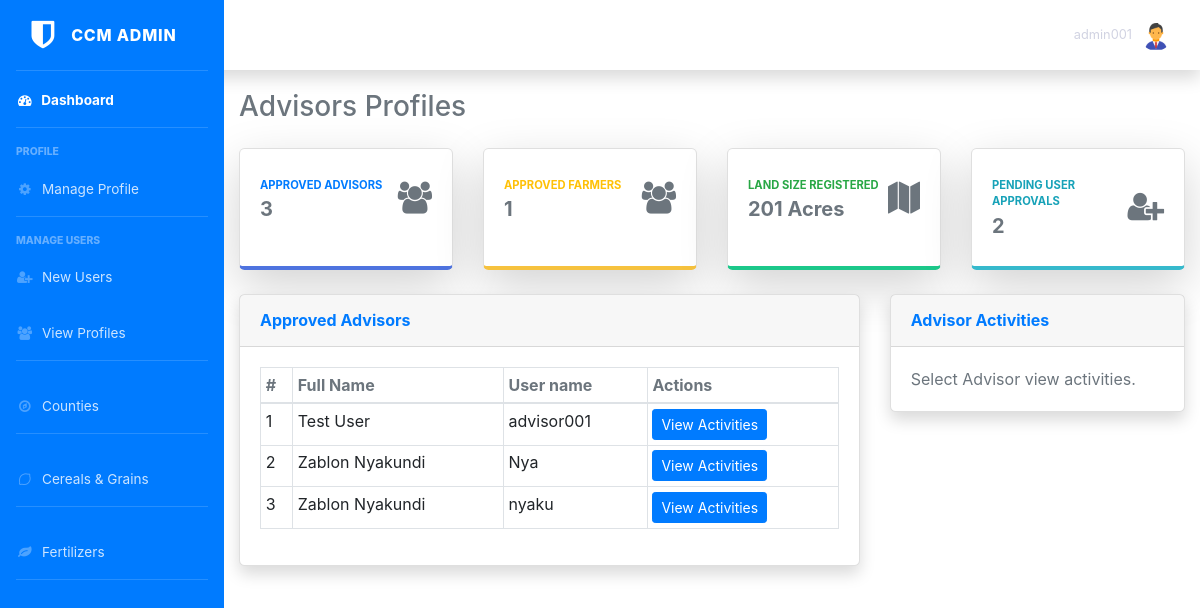
The page /admin/a_advisors.php (signed in) on the database its author committed.
### tables this page shows
CREATE TABLE `ccm_advisors` (
  `id` int NOT NULL AUTO_INCREMENT,
  `fullname` varchar(255) NOT NULL,
  `username` varchar(64) NOT NULL,
  `email` varchar(255) NOT NULL,
  `password` varchar(255) NOT NULL,
  `approved` int NOT NULL DEFAULT '0',
  PRIMARY KEY (`id`)
);

### admin/a_advisors.php (the view, shortened to what this page needs)
<?php
require_once '../includes/config.php';
?>
<!DOCTYPE html>
<html lang="en">
  <head>
    <?php include '../head.php'; ?>
    <link rel="stylesheet" href="../css/dashboard.css">
  </head>
  <body>
    <div class="d-flex">
      <?php include 'menu.php'; ?>
      <div class="container-fluid pt-9">
        <div class="d-sm-flex align-items-center justify-content-between mb-4">
          <h1 class="h3 mb-0 text-secondary">Advisors Profiles</h1>
        </div>
        <?php include 'summary.php'; ?>
        <div class="row">
          <div class="col-xl-8 col-lg-7">
            <div class="card shadow mb-4">
              <div class="card-header py-3 d-flex flex-row align-items-center justify-content-between">
                <h6 class="m-0 font-weight-bold text-primary">Approved Advisors</h6>
              </div>
              <div class="card-body">
                <?php
              $sql = "SELECT ccm_advisors.id As advisor, fullname, username\n"
                . "FROM ccm_advisors \n"
                . "WHERE approved = ?";
              if ($stmt = $conn->prepare($sql)) {
                $stmt->bind_param("i", $param_approved);
                if ($stmt->execute()) {
                  $result = $stmt->get_result();
                  if ($result->num_rows > 0) {
                    echo "<div class='table-responsive'>";
                    echo "<table class='table table-bordered table-sm'>";
                    echo "<thead class='text-secondary'>";
                    echo "<tr>";
                    echo "<th scope='col'>#</th>
                          <th scope='col'>Full Name</th>
                          <th scope='col'>User name</th>
                          <th scope='col'>Actions</th>
                          ";
                    echo "</tr>";
                    echo "</thead>";
                    echo "<tbody>";
                    $n = 1;
                    while ($row = $result->fetch_array()) {
                      echo "<tr>";
                      echo "<td>" . $n . "</td>";
                      echo "<td>" . $row['fullname'] . "</td>";
                      echo "<td>" . $row['username'] . "</td>";
                      echo "<td><a class='btn btn-primary btn-sm' href='a_advisors.php?admin=" . $_GET['admin'] . "&advisor=" . $row['advisor'] . "&name=" . $row['fullname'] . "'>View Activities</a></td>";
                      echo "</tr>";
                      $n++;
                    }
                    echo "</tbody></table>";
                    echo "</div>";
                  } else {
                    echo "<p class='card-text'>No Advisors registered / Approved yet.</p>";
                  }
                }
              }
              ?>
              </div>
            </div>
          </div>
          <div class="col-xl-4 col-lg-5">
            <div class="card shadow mb-4">
              <div class="card-header py-3 d-flex flex-row align-items-center justify-content-between">
                <h6 class="m-0 font-weight-bold text-primary">Advisor Activities</h6>
              </div>
              <div class="card-body">
                <?php
              $sql = "SELECT COUNT(DISTINCT ccm_replies.question) FROM ccm_replies WHERE ccm_replies.replied_by = ?\n"
                . "UNION ALL\n"
                . "SELECT COUNT(ccm_alerts.id) FROM ccm_alerts WHERE ccm_alerts.made_by = ?\n"
                . "UNION ALL\n"
                . "SELECT COUNT(ccm_complaints.id) FROM ccm_complaints WHERE ccm_complaints.handled_by = ?";
              if (isset($_GET['advisor'])) {
                if ($stmt = $conn->prepare($sql)) {
                  $stmt->bind_param("iii", $param_advisor, $param_advisor, $param_advisor);
                  $param_advisor = $_GET['advisor'];
                  if ($stmt->execute()) {
                    $result = $stmt->get_result();
                    echo "<p class='card-text text-secondary mb-2'>Viewing number of questions answered, complaints handled and alerts created by: " . $_GET['name'] . "</p>";
                    $res = array();
                    while ($row =  $result->fetch_array(MYSQLI_NUM)) {
                      foreach ($row as $r) {
                        array_push($res, $r);
                      }
                    }
                    echo "<div class='d-flex justify-content-around'>";
                    echo "<span class='badge badge-pill badge-success p-4 rounded-circle'>" . $res[0] . "</span>";
                    echo "<span class='badge badge-pill badge-danger p-4 rounded-circle'>" . $res[1] . "</span>";
                    echo "<span class='badge badge-pill badge-warning p-4 rounded-circle'>" . $res[2] . "</span>";
                    echo "</div>";
                    echo "<div class='mt-4 text-center small'>";
                    echo "<span class='mr-2'>";
                    echo "<i class='fa fa-circle text-success'></i> Questions";
                    echo "</span>";
                    echo "<span class='mr-2'>";
                    echo "<i class='fa fa-circle text-danger'></i> Alerts";
                    echo "</span>";
                    echo "<span class='mr-2'>";
                    echo "<i class='fa fa-circle text-warning'></i> Complaints";
                    echo "</span>";
                    echo "</div>";
                  }
                }
                $stmt->close();
              } else {
                echo "<p class='card-text text-muted'>Select Advisor view activities.</p>";
              }
              ?>
              </div>
            </div>
          </div>
        </div>
      </div>
  </body>
</html>

### css/dashboard.css (style rules this page uses)
.pt-9 { padding-top: 90px; }
.card { border-radius: .35rem; }

### rows shown on the page
ccm_advisors: fullname "Test User", username "advisor001"
ccm_advisors: fullname "Zablon Nyakundi", username "Nya"
ccm_advisors: fullname "Zablon Nyakundi", username "nyaku"

### other values the page prints
$_SESSION['admin_uname'] "admin001"
$count "3"
$count "1"
$landsize "201"
$users "2"
